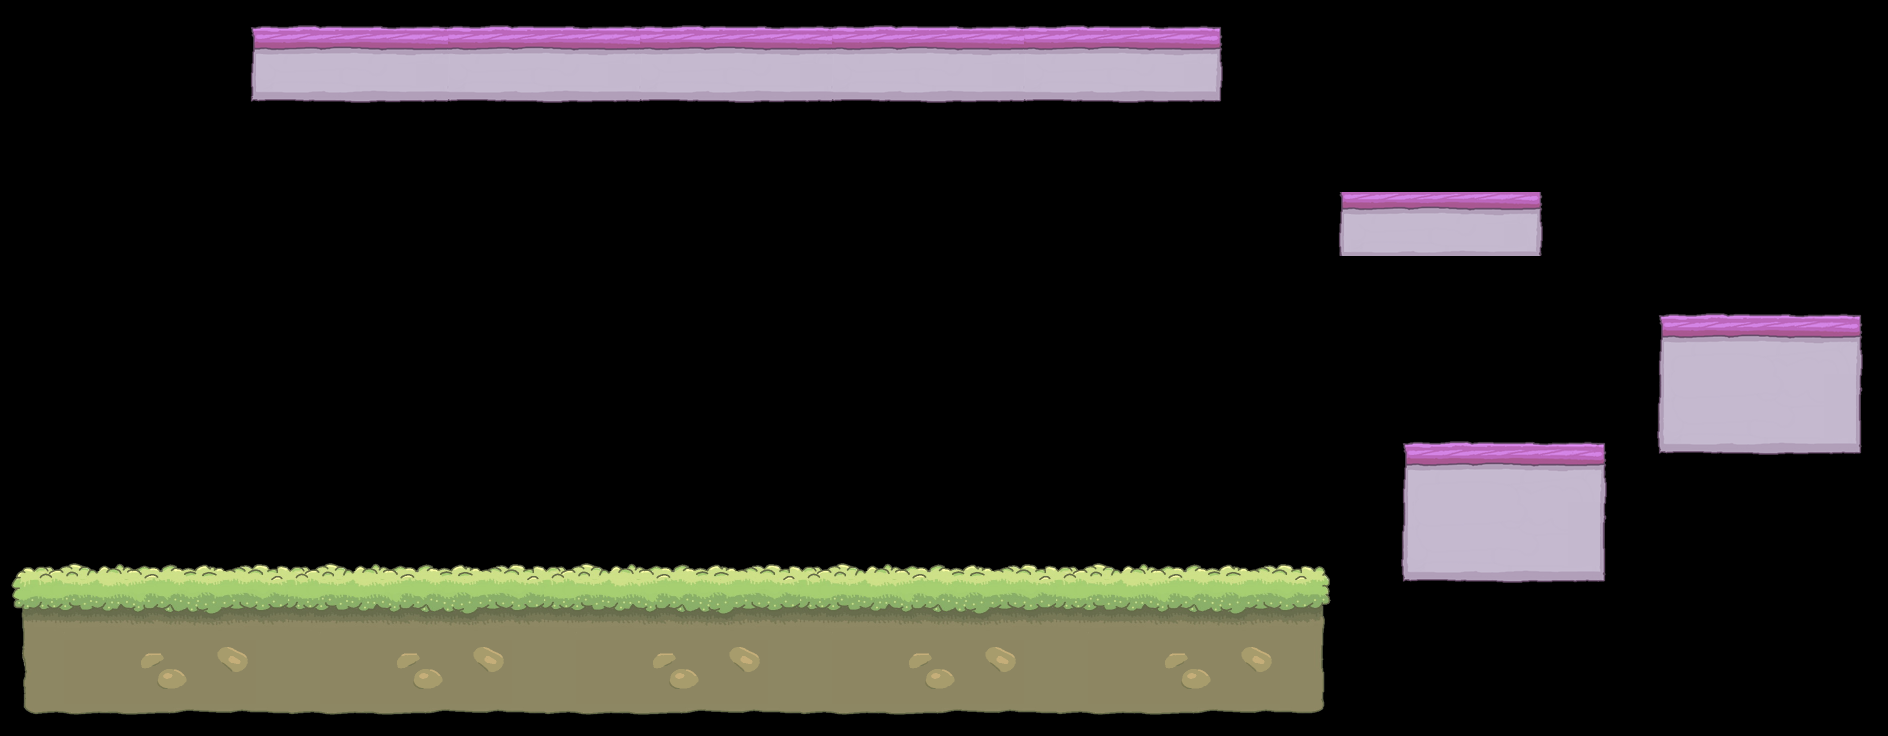

Rendered tile map (Tiled .tmx) drawn with the repository's tilesets; below, a short description and the full map source, tile grids included:
An orthogonal 59x23 tile map with 32x32 px tiles, 1 tile layer (Map) and 5 objects.

<map version="1.0" tiledversion="1.1.5" orientation="orthogonal" renderorder="right-down" width="59" height="23" tilewidth="32" tileheight="32" infinite="0" nextobjectid="8">
 <tileset firstgid="1" source="../../Assets/Tiles/Tiles.tsx" />
 <layer name="Map" width="59" height="23">
  <data encoding="csv">
0,0,0,0,0,0,0,272,273,274,275,276,277,278,273,274,275,276,277,278,273,274,275,276,277,278,273,274,275,276,277,278,273,274,275,276,277,278,279,0,0,0,0,0,0,0,0,0,0,0,0,0,0,0,0,0,0,0,0,
0,0,0,0,0,0,0,302,303,304,305,306,307,308,303,304,305,306,307,308,303,304,305,306,307,308,303,304,305,306,307,308,303,304,305,306,307,308,309,0,0,0,0,0,0,0,0,0,0,0,0,0,0,0,0,0,0,0,0,
0,0,0,0,0,0,0,332,393,394,395,396,397,398,393,394,395,396,397,398,393,394,395,396,397,398,393,394,395,396,397,398,393,394,395,396,397,398,339,0,0,0,0,0,0,0,0,0,0,0,0,0,0,0,0,0,0,0,0,
0,0,0,0,0,0,0,422,423,424,425,426,427,428,423,424,425,426,427,428,423,424,425,426,427,428,423,424,425,426,427,428,423,424,425,426,427,428,429,0,0,0,0,0,0,0,0,0,0,0,0,0,0,0,0,0,0,0,0,
0,0,0,0,0,0,0,0,0,0,0,0,0,0,0,0,0,0,0,0,0,0,0,0,0,0,0,0,0,0,0,0,0,0,0,0,0,0,0,0,0,0,0,0,0,0,0,0,0,0,0,0,0,0,0,0,0,0,0,
0,0,0,0,0,0,0,0,0,0,0,0,0,0,0,0,0,0,0,0,0,0,0,0,0,0,0,0,0,0,0,0,0,0,0,0,0,0,0,0,0,0,0,0,0,0,0,0,0,0,0,0,0,0,0,0,0,0,0,
0,0,0,0,0,0,0,0,0,0,0,0,0,0,0,0,0,0,0,0,0,0,0,0,0,0,0,0,0,0,0,0,0,0,0,0,0,0,0,0,0,490,491,492,493,494,495,496,497,0,0,0,0,0,0,0,0,0,0,
0,0,0,0,0,0,0,0,0,0,0,0,0,0,0,0,0,0,0,0,0,0,0,0,0,0,0,0,0,0,0,0,0,0,0,0,0,0,0,0,0,520,521,522,523,524,525,526,527,0,0,0,0,0,0,0,0,0,0,
0,0,0,0,0,0,0,0,0,0,0,0,0,0,0,0,0,0,0,0,0,0,0,0,0,0,0,0,0,0,0,0,0,0,0,0,0,0,0,0,0,0,0,0,0,0,0,0,0,0,0,0,0,0,0,0,0,0,0,
0,0,0,0,0,0,0,0,0,0,0,0,0,0,0,0,0,0,0,0,0,0,0,0,0,0,0,0,0,0,0,0,0,0,0,0,0,0,0,0,0,0,0,0,0,0,0,0,0,0,0,272,273,274,275,276,277,278,279,
0,0,0,0,0,0,0,0,0,0,0,0,0,0,0,0,0,0,0,0,0,0,0,0,0,0,0,0,0,0,0,0,0,0,0,0,0,0,0,0,0,0,0,0,0,0,0,0,0,0,0,302,303,304,305,306,307,308,309,
0,0,0,0,0,0,0,0,0,0,0,0,0,0,0,0,0,0,0,0,0,0,0,0,0,0,0,0,0,0,0,0,0,0,0,0,0,0,0,0,0,0,0,0,0,0,0,0,0,0,0,332,333,334,335,336,337,338,339,
0,0,0,0,0,0,0,0,0,0,0,0,0,0,0,0,0,0,0,0,0,0,0,0,0,0,0,0,0,0,0,0,0,0,0,0,0,0,0,0,0,0,0,0,0,0,0,0,0,0,0,362,363,364,365,366,367,368,369,
0,0,0,0,0,0,0,0,0,0,0,0,0,0,0,0,0,0,0,0,0,0,0,0,0,0,0,0,0,0,0,0,0,0,0,0,0,0,0,0,0,0,0,272,273,274,275,276,277,278,279,392,393,394,395,396,397,398,399,
0,0,0,0,0,0,0,0,0,0,0,0,0,0,0,0,0,0,0,0,0,0,0,0,0,0,0,0,0,0,0,0,0,0,0,0,0,0,0,0,0,0,0,302,303,304,305,306,307,308,309,422,423,424,425,426,427,428,429,
0,0,0,0,0,0,0,0,0,0,0,0,0,0,0,0,0,0,0,0,0,0,0,0,0,0,0,0,0,0,0,0,0,0,0,0,0,0,0,0,0,0,0,332,333,334,335,336,337,338,339,0,0,0,0,0,0,0,0,
0,0,0,0,0,0,0,0,0,0,0,0,0,0,0,0,0,0,0,0,0,0,0,0,0,0,0,0,0,0,0,0,0,0,0,0,0,0,0,0,0,0,0,362,363,364,365,366,367,368,369,0,0,0,0,0,0,0,0,
32,33,34,35,36,37,38,39,40,33,34,35,36,37,38,39,40,33,34,35,36,37,38,39,40,33,34,35,36,37,38,39,40,33,34,35,36,37,38,39,40,41,0,392,393,394,395,396,397,398,399,0,0,0,0,0,0,0,0,
62,63,64,65,66,67,68,69,70,63,64,65,66,67,68,69,70,63,64,65,66,67,68,69,70,63,64,65,66,67,68,69,70,63,64,65,66,67,68,69,70,71,0,422,423,424,425,426,427,428,429,0,0,0,0,0,0,0,0,
92,93,94,95,96,97,98,99,100,93,94,95,96,97,98,99,100,93,94,95,96,97,98,99,100,93,94,95,96,97,98,99,100,93,94,95,96,97,98,99,100,101,0,0,0,0,0,0,0,0,0,0,0,0,0,0,0,0,0,
122,123,124,125,126,127,128,129,130,123,124,125,126,127,128,129,130,123,124,125,126,127,128,129,130,123,124,125,126,127,128,129,130,123,124,125,126,127,128,129,130,131,0,0,0,0,0,0,0,0,0,0,0,0,0,0,0,0,0,
152,153,154,155,156,157,158,159,160,153,154,155,156,157,158,159,160,153,154,155,156,157,158,159,160,153,154,155,156,157,158,159,160,153,154,155,156,157,158,159,160,161,0,0,0,0,0,0,0,0,0,0,0,0,0,0,0,0,0,
182,183,184,185,186,187,188,189,190,183,184,185,186,187,188,189,190,183,184,185,186,187,188,189,190,183,184,185,186,187,188,189,190,183,184,185,186,187,188,189,190,191,0,0,0,0,0,0,0,0,0,0,0,0,0,0,0,0,0
</data>
 </layer>
 <objectgroup name="Collision" visible="0">
  <object id="1" x="32" y="576" width="1280" height="128" />
  <object id="2" x="1408" y="448" width="192" height="128" />
  <object id="4" x="1664" y="320" width="192" height="128" />
  <object id="5" x="1344" y="192" width="192" height="64" />
  <object id="7" x="256" y="32" width="960" height="64" />
 </objectgroup>
</map>
